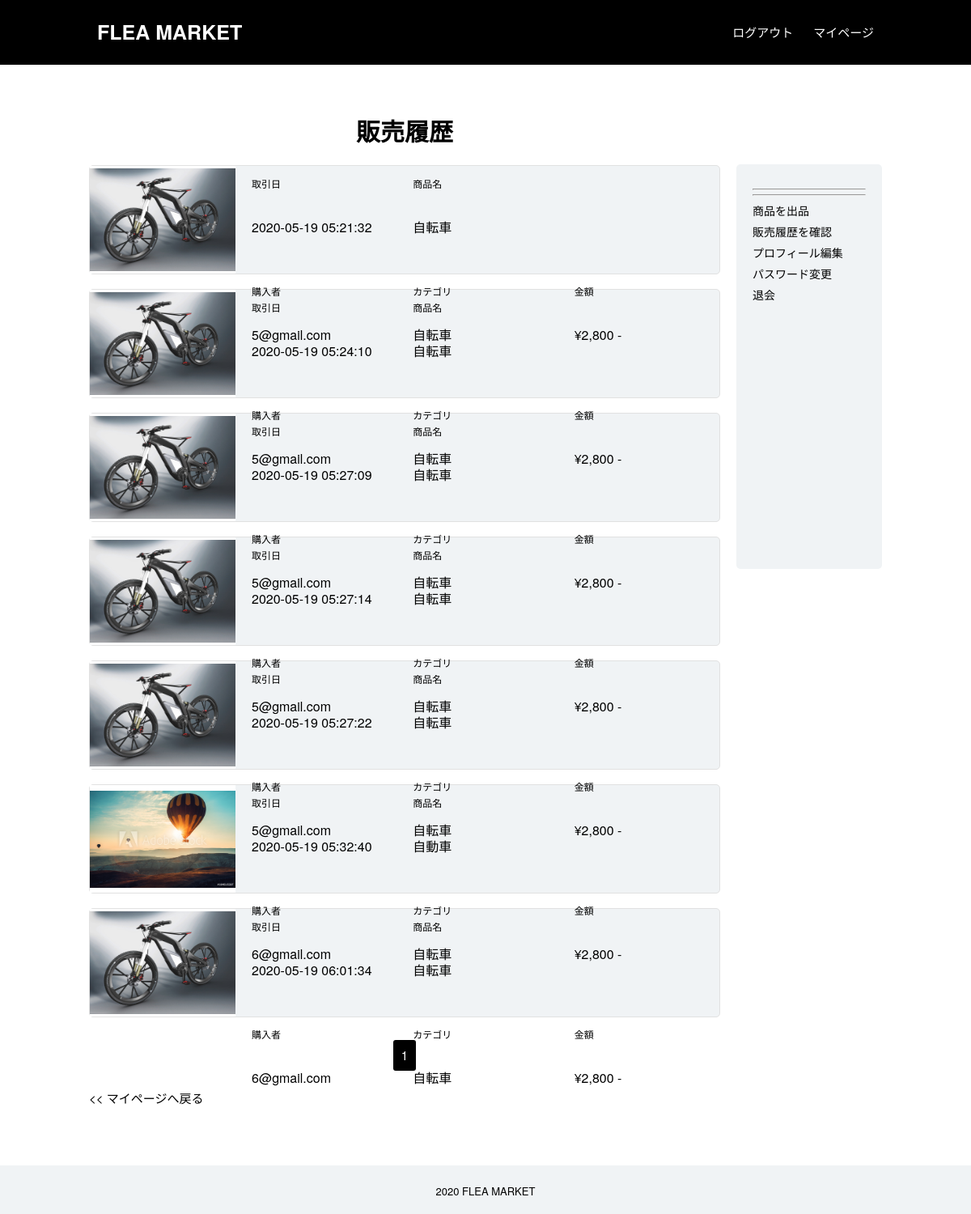
The page /a-salesHistory.php (signed in) on the database its author committed.
### tables this page shows
CREATE TABLE `product` (
  `id` int(11) NOT NULL,
  `name` varchar(255) NOT NULL,
  `category_id` int(11) NOT NULL,
  `detail` varchar(255) DEFAULT NULL,
  `price` int(11) NOT NULL,
  `img1` varchar(255) DEFAULT NULL,
  `img2` varchar(255) DEFAULT NULL,
  `img3` varchar(255) DEFAULT NULL,
  `user_id` int(11) NOT NULL,
  `buyer_id` int(11) DEFAULT NULL,
  `delete_flag` tinyint(1) NOT NULL DEFAULT '0',
  `create_date` datetime NOT NULL,
  `update_date` timestamp NOT NULL DEFAULT CURRENT_TIMESTAMP ON UPDATE CURRENT_TIMESTAMP
);

CREATE TABLE `board` (
  `id` int(11) NOT NULL,
  `user_id` int(11) NOT NULL,
  `buyer_id` int(11) NOT NULL,
  `product_id` int(11) NOT NULL,
  `delete_flag` tinyint(1) NOT NULL DEFAULT '0',
  `create_date` datetime NOT NULL,
  `update_date` timestamp NOT NULL DEFAULT CURRENT_TIMESTAMP ON UPDATE CURRENT_TIMESTAMP
);

CREATE TABLE `category` (
  `id` int(11) NOT NULL,
  `name` varchar(255) NOT NULL,
  `delete_flag` tinyint(1) NOT NULL DEFAULT '0',
  `create_date` datetime NOT NULL,
  `update_date` timestamp NOT NULL DEFAULT CURRENT_TIMESTAMP ON UPDATE CURRENT_TIMESTAMP
);

### a-salesHistory.php (the view, shortened to what this page needs)
<?php
require('f-function.php');
$currentPageNum = (!empty($_GET['p'])) ? $_GET['p'] : 1;
$limit = 8;
$offset = (($currentPageNum - 1) * $limit);
$dbProductData = historyProductList($_SESSION['user_id'], $limit, $offset)
?>
<?php
require('common/head.php');
?>
<body>
   <?php require('common/header.php'); ?>
   <div class="lw pw-history u-cf">
      <main class="lm2 pm-history">
         <h2 class="c-h2 p-history__heading">販売履歴</h2>
         <?php foreach ($dbProductData['prod_data'] as $val) : ?>
            <div class="pm-history__prodUnit">
               <div class="pm-history__prodImgSize <?php if (empty($val['prod_img'])) echo 'u-noImgBgc'; ?>">
                  <img src="<?= showImg($val['prod_img']); ?>" alt="" class="pm-history__prodImg u-ajustImg">
               </div>
               <div class="pm-history__flexItemsWrap">
                  <div class="pm-history__flexItems -date">
                     <div class="pm-history__flexItem -date -heading">取引日</div>
                     <div class="pm-history__flexItem -date -info"><?= $val['create_date']; ?></div>
                  </div>
                  <div class="pm-history__flexItems -prod">
                     <div class="pm-history__flexItem -prod -heading">商品名</div>
                     <div class="pm-history__flexItem -prod -info"><?= $val['prod_name']; ?></div>
                  </div>
                  <div class="pm-history__flexItems -buyer">
                     <div class="pm-history__flexItem -buyer -heading">購入者</div>
                     <div class="pm-history__flexItem -buyer -info"><?= $val['buyer_name']; ?></div>
                  </div>
                  <div class="pm-history__flexItems -cat">
                     <div class="pm-history__flexItem -cat -heading">カテゴリ</div>
                     <div class="pm-history__flexItem -cat -info"><?= $val['cat_name']; ?></div>
                  </div>
                  <div class="pm-history__flexItems -price">
                     <div class="pm-history__flexItem -price -heading">金額</div>
                     <div class="pm-history__flexItem -price -info">¥<?= number_format($val['prod_price']); ?> -</div>
                  </div>
               </div>
            </div>
         <?php endforeach; ?>
         <a href="a-mypage.php" class="c-rtnBtn">&lt&lt マイページへ戻る</a>
      </main>
      <?php require('./common/side.php'); ?>
   </div>
   <?php require('common/footer.php'); ?>
</body>
</html>

### css/foundation/base.css (style rules this page uses)
html { font-size: 62.5%; }
body { font-family: "Helvetica Neue", Arial, "Hiragino Kaku Gothic ProN", "Hiragino Sans", Meiryo, sans-serif; }
*, *::before, *::after { box-sizing: border-box; }

### css/layout/layout.css (style rules this page uses)
.lw { margin: 40px auto 60px; width: 1000px; }
.lm2 { float: left; margin: 0 10px; width: 780px; border-radius: 5px; }

### css/object/component.css (style rules this page uses)
.c-h2 { font-weight: bold; font-size: 3rem; }
.c-rtnBtn { display: inline-block; margin: 15px 0; color: #000; text-decoration: none; font-size: 1.5rem; }

### css/object/project.css (style rules this page uses)
.p-history__heading { text-align: center; }
.pm-history__prodUnit { display: flex; margin-bottom: 18px; height: 135px; border: 1px solid rgb(225, 225, 225); border-radius: 5px; background: #f0f3f5; }
.pm-history__prodImgSize { position: relative; flex-grow: 0; flex-shrink: 0; width: 180px; background: #fff; }
.pm-history__flexItemsWrap { display: flex; flex-wrap: wrap; width: 80%; }
.pm-history__flexItems { width: 33.333333%; }
.pm-history__flexItems.-prod { width: 66.666666%; }
.pm-history__flexItem { padding-left: 20px; }
.pm-history__flexItem.-heading { padding-top: 15px; height: 50%; font-size: 1.2rem; }
.pm-history__flexItem.-info { height: 50%; font-size: 1.6rem; }

### css/object/utility.css (style rules this page uses)
.u-cf::after { display: block; clear: both; content: ""; }
.u-ajustImg { position: absolute; top: 0; right: 0; bottom: 0; left: 0; margin: auto; max-width: 100%; max-height: 100%; width: auto; height: auto; -o-object-fit: contain; object-fit: contain; }

### rows shown on the page
product: img1 (picture), board.create_date "2020-05-19 05:21:32", name "自転車", buyer_name "5@gmail.com", category.name "自転車", price "2,800"
product: img1 (picture), board.create_date "2020-05-19 05:24:10", name "自転車", buyer_name "5@gmail.com", category.name "自転車", price "2,800"
product: img1 (picture), board.create_date "2020-05-19 05:27:09", name "自転車", buyer_name "5@gmail.com", category.name "自転車", price "2,800"
product: img1 (picture), board.create_date "2020-05-19 05:27:14", name "自転車", buyer_name "5@gmail.com", category.name "自転車", price "2,800"
product: img1 (picture), board.create_date "2020-05-19 05:27:22", name "自転車", buyer_name "5@gmail.com", category.name "自転車", price "2,800"
product: img1 (picture), board.create_date "2020-05-19 05:32:40", name "自動車", buyer_name "6@gmail.com", category.name "自転車", price "2,800"
product: img1 (picture), board.create_date "2020-05-19 06:01:34", name "自転車", buyer_name "6@gmail.com", category.name "自転車", price "2,800"
